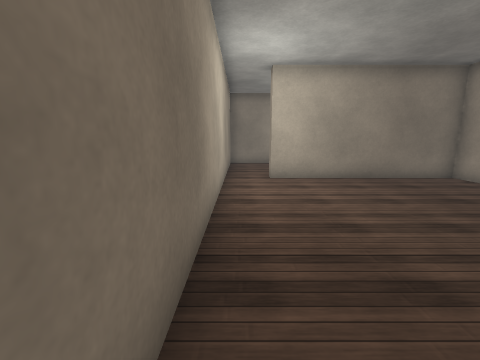
View 1 (above)

15 first-person views from a walk through a Unity game level. The camera is 1.4 m above the floor, tilts 10° down and sees 90° across. The floor is counted in squares, 1 m on a side. Each view is taken from the middle of a square. On the plan, view 1 faces up. The plan holds only what a view shows up to about 13 squares ahead; the rest is blank. The place goes on beyond the plan. The player character is not drawn. Door leaves are left out, so doorways stand open. Surface patterns are stand-ins for the level's own textures.

View 2
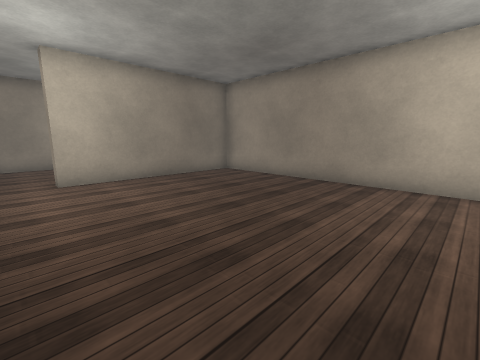

View 3
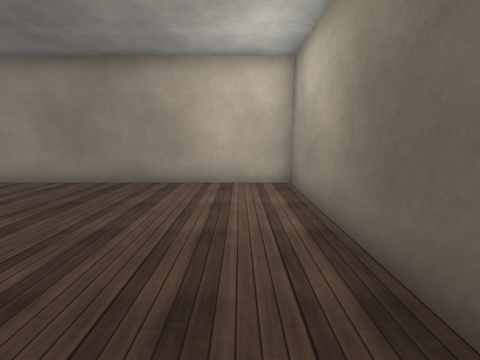

View 4
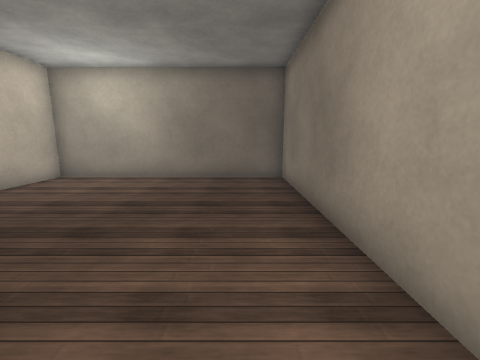

View 5
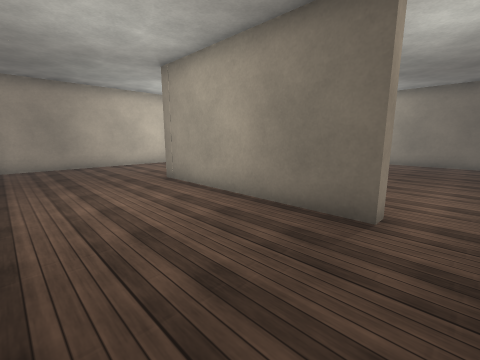

View 6
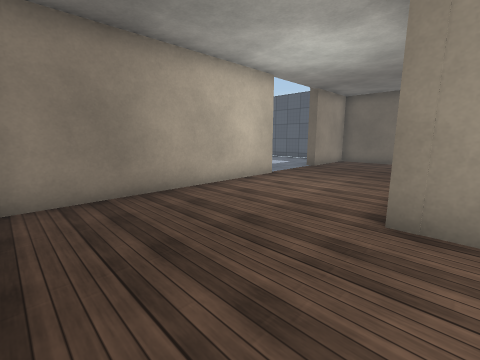

View 7
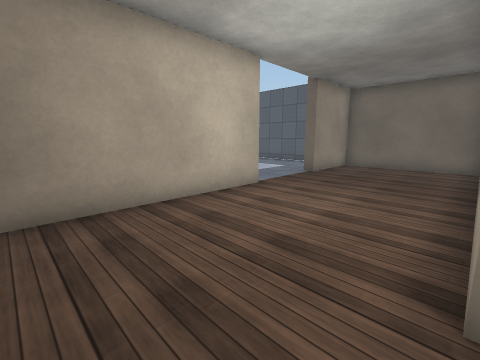

View 8
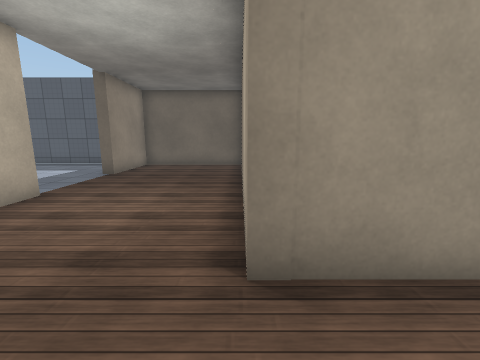

View 9
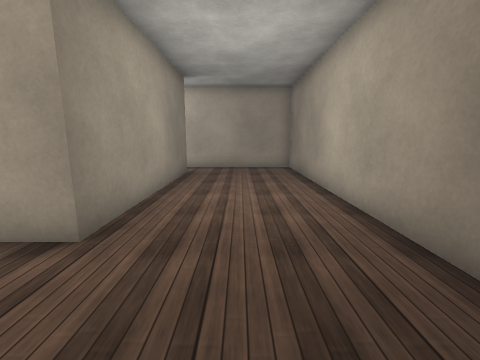

View 10
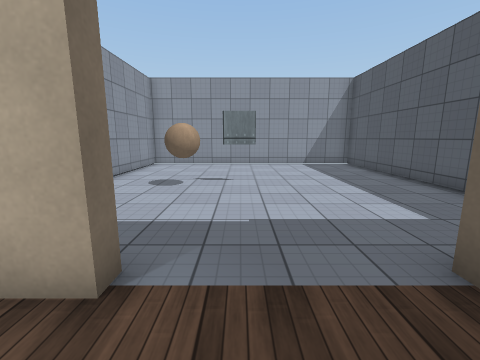

View 11
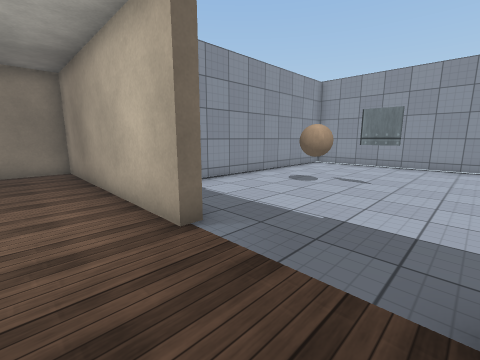

View 12
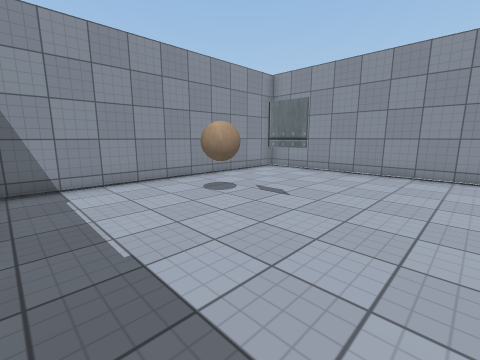

View 13
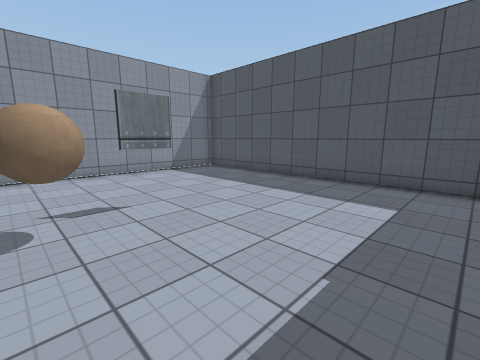

View 14
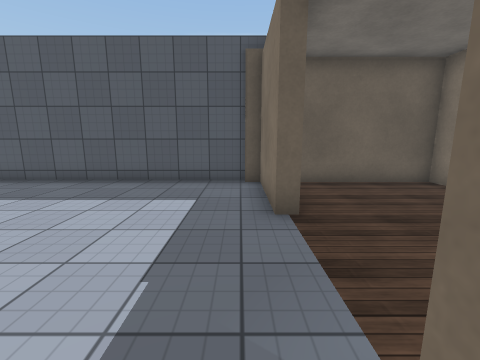

View 15
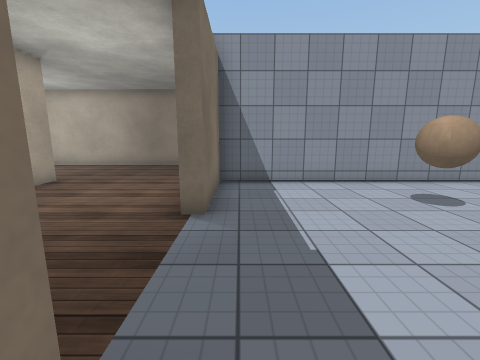

### Floor plan
Ten units are one square. View 1 is at (0, 0); x grows to the right and y downward. Boxes are objects, and circles mark ways between rooms. Rooms are numbered by the first view taken in them; rooms with no view inside come last. Other rooms are left out.
<svg viewBox="-10 -139 253 160">
<path fill="none" stroke="#000" d="M-5 -74 -5 16 75 16 75 -84 11 -84M129 -53 129 -134 -5 -134 -5 -74M11 -84 11 -88 79 -88 79 -56M79 9 79 16 129 16 129 -17M184 -35 184 -46M134 -17 134 16 238 16 238 -86 134 -86 134 -53"/>
<rect x="175" y="-65" width="10" height="20" fill="#bbb"><title>other object</title></rect>
<circle cx="0" cy="-85" r="3" fill="#2a7"/>
<circle cx="130" cy="-35" r="3" fill="#2a7"/>
<text x="30" y="-30">1</text>
<text x="90" y="-80">2</text>
<text x="180" y="-30">3</text>
</svg>
Room 1 opens to room 2. Room 2 opens to room 3.

Where each view was taken, in squares from view 1:
view 1: 0 up, 0 right, facing up
view 2: 0 up, 0 right, facing up-right
view 3: 0 up, 0 right, facing right
view 4: 7 up, 1 right, facing down
view 5: 13 up, 0 right, facing down-right
view 6: 13 up, 7 right, facing down-right
view 7: 11 up, 8 right, facing down-right
view 8: 11 up, 8 right, facing down
view 9: 11 up, 11 right, facing left
view 10: 4 up, 11 right, facing right
view 11: 2 up, 11 right, facing up-right
view 12: 1 up, 14 right, facing up-right
view 13: 6 up, 14 right, facing down-right
view 14: 6 up, 14 right, facing down
view 15: 1 up, 14 right, facing up
